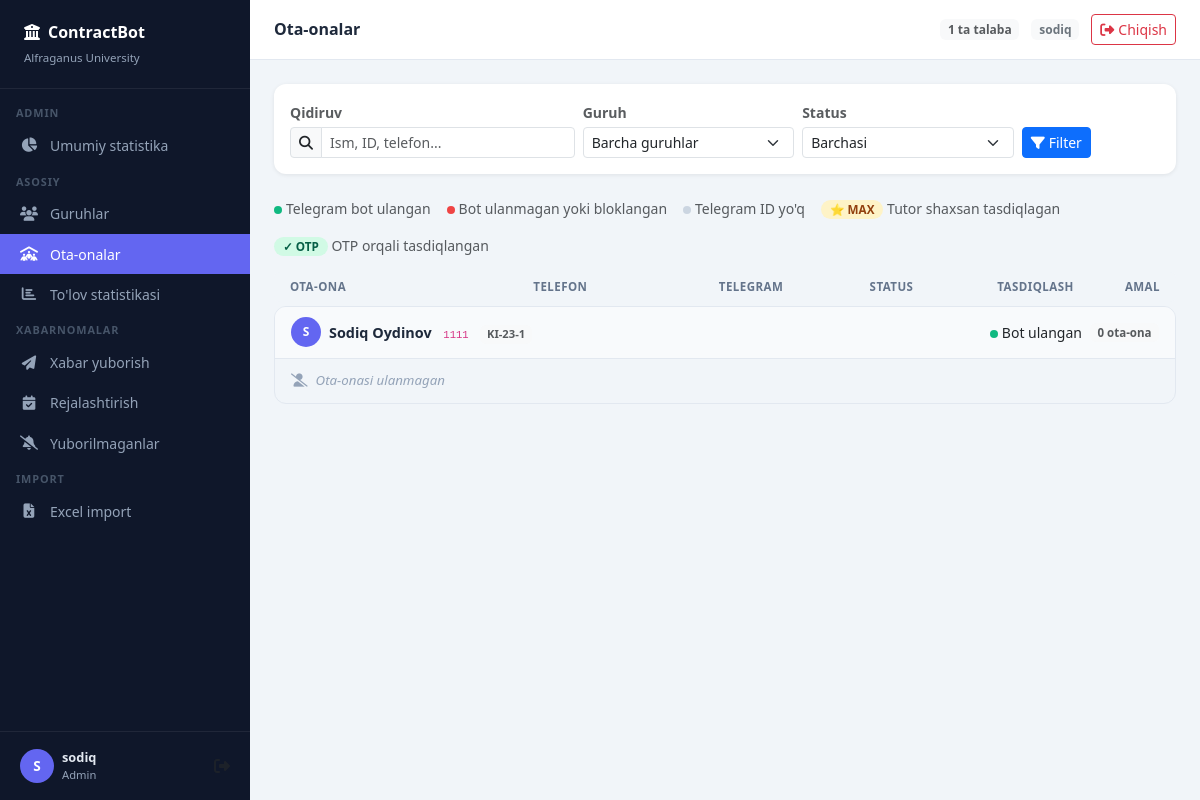
Screenshot of /dashboard/parents/ (signed in) with the database file from the repository.
### users/models.py (models this page shows, shortened)
class Student(models.Model):
    student_id = models.CharField(max_length=20, unique=True, verbose_name="Talaba ID (Login)")
    password = models.CharField(max_length=128, verbose_name="Parol")
    full_name = models.CharField(max_length=150, verbose_name="F.I.SH (O'qishdagi)")
    group = models.ForeignKey(Group, on_delete=models.SET_NULL, null=True, verbose_name="Guruhi")
    telegram_id = models.BigIntegerField(null=True, blank=True, unique=True, verbose_name="Telegram ID")
    tg_username = models.CharField(max_length=100, null=True, blank=True, verbose_name="TG Username")
    tg_first_name = models.CharField(max_length=150, null=True, blank=True, verbose_name="TG Ismi")
    tg_last_name = models.CharField(max_length=150, null=True, blank=True, verbose_name="TG Familiyasi")
    tg_language = models.CharField(max_length=10, null=True, blank=True, verbose_name="Dastur tili")
    profile_picture = models.ImageField(upload_to='students_profiles/', null=True, blank=True, verbose_name="Profil rasmi")
    created_at = models.DateTimeField(auto_now_add=True, null=True, verbose_name="Yaratilgan vaqti")
    class Meta:
        verbose_name = "Talaba"
        verbose_name_plural = "Talabalar"

class Group(models.Model):
    name = models.CharField(max_length=255, verbose_name="Guruh nomi")
    tutor = models.ForeignKey(
        User,
        on_delete=models.SET_NULL,
        null=True,
        blank=True,
        related_name='tutored_groups',
        verbose_name="Tyutor"
    )
    class Meta:
        verbose_name = "Guruh"
        verbose_name_plural = "Guruhlar"

### dashboard/views.py (the view, shortened to what this page needs)
# urls.py: path('parents/',                          views.ParentsView.as_view(),    name='parents'),
@method_decorator(login_required(login_url='/dashboard/login/'), name='dispatch')
class ParentsView(View):
    def get(self, request):
        groups = get_accessible_groups(request.user)
        search        = request.GET.get('q', '').strip()
        group_filter  = request.GET.get('group', '')
        status_filter = request.GET.get('status', '')
        if group_filter:
            groups = groups.filter(pk=group_filter)
        students_qs = Student.objects.filter(
            group__in=groups
        ).select_related('group').prefetch_related(
            'parents__parent', 'parents__tutor_verification',
        )
        rows = []
        for student in students_qs:
            relations = list(student.parents.all())
            if status_filter == 'no_parent' and relations:
                continue
            if status_filter == 'no_parent' and not relations:
                rows.append({'student': student, 'relations': [], 'no_parent': True})
                continue
            filtered_rels = []
            if status_filter in ('verified', 'pending_otp', 'tutor_verified') and not filtered_rels:
                continue
            rows.append({
                'student': student,
                'relations': filtered_rels,
                'no_parent': len(relations) == 0,
            })
        all_groups = get_accessible_groups(request.user)
        context = {
            'rows': rows,
            'search': search,
            'group_filter': group_filter,
            'status_filter': status_filter,
            'all_groups': all_groups,
        }
        return render(request, 'dashboard/parents.html', context)

### dashboard/views.py (called while the page is built)
def get_accessible_groups(user):
    if user.is_staff:
        return Group.objects.all().select_related('tutor')
    return Group.objects.filter(tutor=user).select_related('tutor')

### dashboard/templates/dashboard/parents.html (shortened to what this page needs)
{% extends 'dashboard/base.html' %}
{% block page_title %}Ota-onalar{% endblock %}
{% block nav_parents %}active{% endblock %}
{% block topbar_right %}
  <span class="badge bg-light text-muted">{{ rows|length }} ta talaba</span>
{% endblock %}
{% block content %}
<div class="card mb-4">
  <div class="card-body p-3">
    <form method="get" class="row g-2 align-items-end">
      <div class="col-sm-4">
        <label class="form-label small fw-semibold text-muted mb-1">Qidiruv</label>
        <div class="input-group input-group-sm">
          <span class="input-group-text"><i class="fas fa-search"></i></span>
          <input type="text" name="q" class="form-control" placeholder="Ism, ID, telefon..."
                 value="{{ search }}">
        </div>
      </div>
      <div class="col-sm-3">
        <label class="form-label small fw-semibold text-muted mb-1">Guruh</label>
        <select name="group" class="form-select form-select-sm">
          <option value="">Barcha guruhlar</option>
        </select>
      </div>
      <div class="col-sm-3">
        <label class="form-label small fw-semibold text-muted mb-1">Status</label>
        <select name="status" class="form-select form-select-sm">
          <option value="">Barchasi</option>
        </select>
      </div>
      <div class="col-auto">
        <button type="submit" class="btn btn-primary btn-sm">
          <i class="fas fa-filter me-1"></i>Filter
        </button>
      </div>
    </form>
  </div>
</div>
<div class="d-flex flex-wrap gap-3 mb-3 small text-muted">
  <span><span class="tg-dot tg-ok"></span>Telegram bot ulangan</span>
  <span><span class="tg-dot tg-no"></span>Bot ulanmagan yoki bloklangan</span>
  <span><span class="tg-dot tg-none"></span>Telegram ID yo'q</span>
  <span><span class="badge-max">⭐ MAX</span> Tutor shaxsan tasdiqlagan</span>
  <span><span class="badge-ver">✓ OTP</span> OTP orqali tasdiqlangan</span>
</div>
<div class="col-header d-none d-md-grid mb-1 rounded">
  <span>Ota-ona</span>
  <span>Telefon</span>
  <span>Telegram</span>
  <span>Status</span>
  <span>Tasdiqlash</span>
  <span>Amal</span>
</div>
{% for item in rows %}
<div class="student-block">
  <div class="student-header">
    <div class="d-flex align-items-center gap-2">
      <div class="rounded-circle d-flex align-items-center justify-content-center fw-bold text-white flex-shrink-0"
           style="width:30px;height:30px;background:#6366f1;font-size:.75rem">
        {{ item.student.full_name|first|upper }}
      </div>
      <div>
        <a href="{% url 'dashboard:student_detail' item.student.pk %}"
           class="fw-semibold text-decoration-none" style="color:#1e293b;font-size:.9rem">
          {{ item.student.full_name }}
        </a>
        <span class="text-muted ms-2" style="font-size:.75rem">
          <code>{{ item.student.student_id }}</code>
        </span>
        {% if item.student.group %}
        <span class="ms-2 badge bg-light text-muted" style="font-size:.7rem">{{ item.student.group.name }}</span>
        {% endif %}
      </div>
    </div>
    <div class="d-flex align-items-center gap-2">
      {% if item.student.telegram_id %}
        <span class="small"><span class="tg-dot tg-ok"></span>Bot ulangan</span>
      {% else %}
        <span class="small text-muted"><span class="tg-dot tg-none"></span>Bot ulanmagan</span>
      {% endif %}
      <span class="badge bg-light text-muted" style="font-size:.72rem">
        {{ item.relations|length }} ota-ona
      </span>
    </div>
  </div>
  {% if item.no_parent %}
  <div class="no-parent-row">
    <i class="fas fa-user-slash me-2"></i>Ota-onasi ulanmagan
  </div>
  {% elif not item.relations %}
  <div class="no-parent-row">
    <i class="fas fa-filter me-2"></i>Filter bo'yicha ota-ona topilmadi
  </div>
  {% endif %}
</div>
{% empty %}
<div class="card p-5 text-center text-muted">
  <i class="fas fa-people-roof fa-3x mb-3"></i>
  <h5>Natija topilmadi</h5>
  <p class="small">Filter yoki qidiruvni o'zgartiring.</p>
</div>
{% endfor %}
{% endblock %}

### dashboard/templates/dashboard/base.html (shortened to what this page needs)
<!DOCTYPE html>
<html lang="uz">
<head>
  <link href="https://cdn.jsdelivr.net/npm/bootstrap@5.3.2/dist/css/bootstrap.min.css" rel="stylesheet">
  <link href="https://cdnjs.cloudflare.com/ajax/libs/font-awesome/6.5.0/css/all.min.css" rel="stylesheet">
</head>
<body>
<aside class="sidebar" id="sidebar">
  <div class="sidebar-brand">
    <p class="brand-title"><i class="fas fa-university me-2 text-indigo-400"></i>ContractBot</p>
    <span class="brand-sub">Alfraganus University</span>
  </div>
  <nav class="sidebar-nav">
    {% if request.user.is_staff %}
    <div class="sidebar-section">Admin</div>
    <a href="{% url 'dashboard:admin_overview' %}" class="{% block nav_admin %}{% endblock %}">
      <i class="fas fa-chart-pie"></i> Umumiy statistika
    </a>
    {% endif %}
    <div class="sidebar-section">Asosiy</div>
    <a href="{% url 'dashboard:groups' %}" class="{% block nav_groups %}{% endblock %}">
      <i class="fas fa-users"></i> Guruhlar
    </a>
    <a href="{% url 'dashboard:parents' %}" class="{% block nav_parents %}{% endblock %}">
      <i class="fas fa-people-roof"></i> Ota-onalar
    </a>
    <a href="{% url 'dashboard:payment_stats' %}" class="{% block nav_payment_stats %}{% endblock %}">
      <i class="fas fa-chart-bar"></i> To'lov statistikasi
    </a>
    <div class="sidebar-section">Xabarnomalar</div>
    <a href="{% url 'dashboard:campaign_send' %}" class="{% block nav_campaign %}{% endblock %}">
      <i class="fas fa-paper-plane"></i> Xabar yuborish
    </a>
    <a href="{% url 'dashboard:campaign_schedule' %}" class="{% block nav_schedule %}{% endblock %}">
      <i class="fas fa-calendar-check"></i> Rejalashtirish
    </a>
    <a href="{% url 'dashboard:notification_failures' %}" class="{% block nav_failures %}{% endblock %}">
      <i class="fas fa-bell-slash"></i> Yuborilmaganlar
    </a>
    <div class="sidebar-section">Import</div>
    <a href="{% url 'dashboard:excel_import' %}" class="{% block nav_excel %}{% endblock %}">
      <i class="fas fa-file-excel"></i> Excel import
    </a>
  </nav>
  <div class="sidebar-footer">
    <div class="d-flex align-items-center gap-2">
      <div class="avatar-sm">{{ request.user.username|first|upper }}</div>
      <div class="flex-grow-1 overflow-hidden">
        <div class="user-name text-truncate">{{ request.user.get_full_name|default:request.user.username }}</div>
        <div class="user-role">{% if request.user.is_staff %}Admin{% else %}Tutor{% endif %}</div>
      </div>
      <a href="{% url 'dashboard:logout' %}" class="text-muted ms-1" title="Chiqish">
        <i class="fas fa-sign-out-alt"></i>
      </a>
    </div>
  </div>
</aside>
<header class="topbar">
  <div class="d-flex align-items-center gap-3">
    <h1 class="topbar-title">{% block page_title %}Dashboard{% endblock %}</h1>
  </div>
  <div class="topbar-right">
    {% block topbar_right %}{% endblock %}
    <span class="badge bg-light text-secondary d-none d-sm-inline">{{ request.user.username }}</span>
    <a href="{% url 'dashboard:logout' %}"
       class="btn btn-sm btn-outline-danger"
       onclick="return confirm('Tizimdan chiqmoqchimisiz?')"
       title="Chiqish">
      <i class="fas fa-sign-out-alt me-1"></i><span class="d-none d-md-inline">Chiqish</span>
    </a>
  </div>
</header>
<main class="main-wrap">
  <div class="page-body">
    {% block content %}{% endblock %}
  </div>
</main>
</body>
</html>

### dashboard/templates/dashboard/base.html (style rules this page uses)
:root { --sidebar-w: 250px; --sidebar-bg: #0f172a; --sidebar-hover: rgba(99,102,241,.15); --sidebar-active: #6366f1; --sidebar-text: #94a3b8; --topbar-h: 60px; --primary: #6366f1; }
* { box-sizing: border-box; }
body { background: #f1f5f9; font-family: 'Segoe UI', system-ui, sans-serif; margin: 0; }
.sidebar { position: fixed; top: 0; left: 0; width: var(--sidebar-w); height: 100vh; background: var(--sidebar-bg); display: flex; flex-direction: column; z-index: 200; transition: transform .25s; overflow-y: auto; }
.sidebar-brand { padding: 1.25rem 1.5rem; border-bottom: 1px solid rgba(255,255,255,.07); }
.sidebar-brand .brand-title { color: #fff; font-weight: 700; font-size: 1rem; margin: 0; }
.sidebar-brand .brand-sub { color: var(--sidebar-text); font-size: .72rem; }
.sidebar-section { padding: .5rem 1rem .25rem; color: #475569; font-size: .68rem; font-weight: 600; letter-spacing: .08em; text-transform: uppercase; }
.sidebar-nav { flex: 1; padding: .5rem 0; }
.sidebar-nav a { display: flex; align-items: center; gap: .75rem; padding: .6rem 1.25rem; color: var(--sidebar-text); text-decoration: none; font-size: .875rem; border-radius: 0; transition: background .15s, color .15s; }
.sidebar-nav a.active { background: var(--sidebar-active); color: #fff; }
.sidebar-nav a i { width: 18px; text-align: center; font-size: .9rem; }
.sidebar-footer { padding: 1rem 1.25rem; border-top: 1px solid rgba(255,255,255,.07); }
.avatar-sm { width: 34px; height: 34px; border-radius: 50%; background: var(--primary); color: #fff; display: flex; align-items: center; justify-content: center; font-weight: 700; font-size: .85rem; flex-shrink: 0; }
.user-name { color: #e2e8f0; font-size: .8rem; font-weight: 600; }
.user-role { color: var(--sidebar-text); font-size: .7rem; }
.topbar { position: fixed; top: 0; left: var(--sidebar-w); right: 0; height: var(--topbar-h); background: #fff; border-bottom: 1px solid #e2e8f0; display: flex; align-items: center; justify-content: space-between; padding: 0 1.5rem; z-index: 100; }
.topbar-title { font-size: 1rem; font-weight: 600; color: #1e293b; margin: 0; }
.topbar-right { display: flex; align-items: center; gap: .75rem; }
.main-wrap { margin-left: var(--sidebar-w); padding-top: var(--topbar-h); min-height: 100vh; }
.page-body { padding: 1.5rem; }
.card { border: none; border-radius: 12px; box-shadow: 0 1px 4px rgba(0,0,0,.08); }

### dashboard/templates/dashboard/parents.html (style rules this page uses)
.student-block { border: 1px solid #e2e8f0; border-radius: 12px; margin-bottom: 1rem; overflow: hidden; }
.student-header { background: #f8fafc; padding: .65rem 1rem; display: flex; align-items: center; justify-content: space-between; border-bottom: 1px solid #e2e8f0; }
.no-parent-row { padding: .75rem 1rem; color: #94a3b8; font-size: .83rem; font-style: italic; }
.tg-dot { display: inline-block; width: 8px; height: 8px; border-radius: 50%; margin-right: 4px; }
.tg-ok { background: #10b981; }
.tg-no { background: #ef4444; }
.tg-none { background: #cbd5e1; }
.badge-max { background: #fef3c7; color: #92400e; border-radius:20px; padding:2px 9px; font-size:.73rem; font-weight:600; }
.badge-ver { background: #d1fae5; color: #065f46; border-radius:20px; padding:2px 9px; font-size:.73rem; font-weight:600; }
.col-header { display: grid; grid-template-columns: 2fr 1.5fr 1.2fr 1fr 1fr auto; gap: .75rem; padding: .4rem 1rem; background: #f1f5f9; font-size: .72rem; font-weight: 600; color: #64748b; text-transform: uppercase; letter-spacing: .04em; }

### rows the page displays
Student: student.full_name|first "S", student.full_name "Sodiq Oydinov", student.student_id "1111", student.group.name "KI-23-1", telegram_id "Bot ulangan", relations|length "0"

### other values shown
{{ request.user.username|first|upper }} "S"
{{ request.user.get_full_name|default:request.user.username }} "sodiq"
{{ rows|length }} "1"
{{ request.user.username }} "sodiq"
